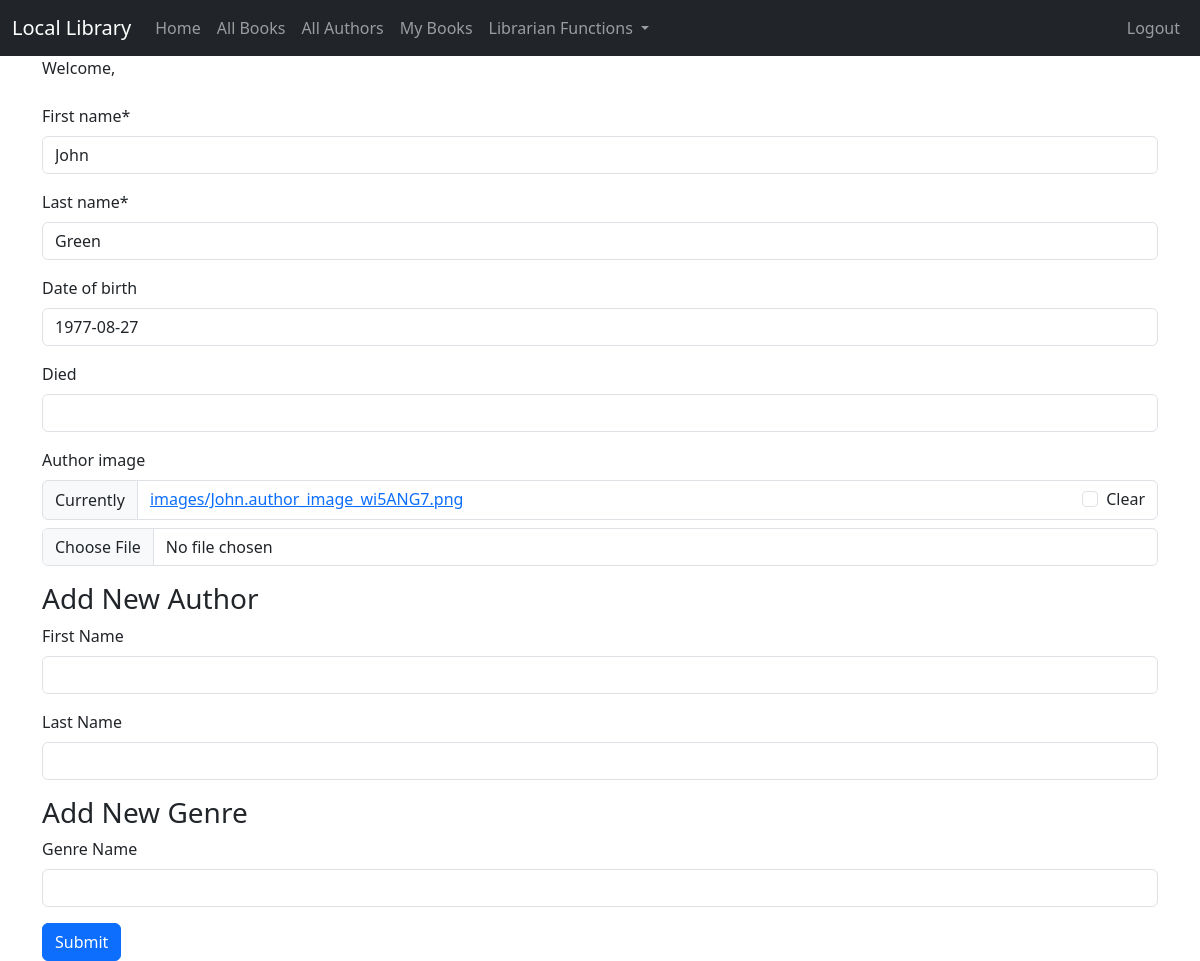
The page /author/2/update/ (signed in) on the database its author committed.
### catalog/models.py (models this page shows, shortened)
class Author(models.Model):
    first_name = models.CharField(max_length=100)
    last_name = models.CharField(max_length=100)
    date_of_birth = models.DateField(null=True, blank=True)
    date_of_death = models.DateField('Died', null=True, blank=True)
    author_image = models.ImageField(upload_to='images/', null=True,blank=True)
    class Meta:
        ordering = ['last_name', 'first_name']

### catalog/views.py (the view)
# urls.py: path('author/<int:pk>/update/', views.AuthorUpdate.as_view(), name='author_update'),
class AuthorUpdate(UpdateView):
    model = Author
    fields = ['first_name', 'last_name', 'date_of_birth', 'date_of_death', 'author_image']

### catalog/templates/catalog/author_form.html (shortened to what this page needs)
{% extends "catalog/base.html" %}
{% load crispy_forms_tags %}
{% load crispy_forms_filters %}
{% block content %}
    {% if perms.catalog.create_author or perms.catalog.edit_author %}
        <form action="" method="POST" enctype="multipart/form-data">
            {{ form|crispy }}
            {% if user.is_superuser %}
                <h3>Add New Author</h3>
                <div class="mb-3">
                    <label for="id_author_first_name" class="form-label">First Name</label>
                    <input type="text" name="author_first_name" id="id_author_first_name" class="form-control">
                </div>
                <div class="mb-3">
                    <label for="id_author_last_name" class="form-label">Last Name</label>
                    <input type="text" name="author_last_name" id="id_author_last_name" class="form-control">
                </div>
                <h3>Add New Genre</h3>
                <div class="mb-3">
                    <label for="id_genre_name" class="form-label">Genre Name</label>
                    <input type="text" name="genre_name" id="id_genre_name" class="form-control">
                </div>
            {% endif %}
            <input type="submit" value="Submit" class="btn btn-primary"/>
        </form>
    {% else %}
        You do not have permission to access this feature
        <a href="{% url 'index' %}">Home</a>
    {% endif %}
{% endblock %}

### rows shown on the page
Author: first_name "John", last_name "Green", date_of_birth "1977-08-27"
